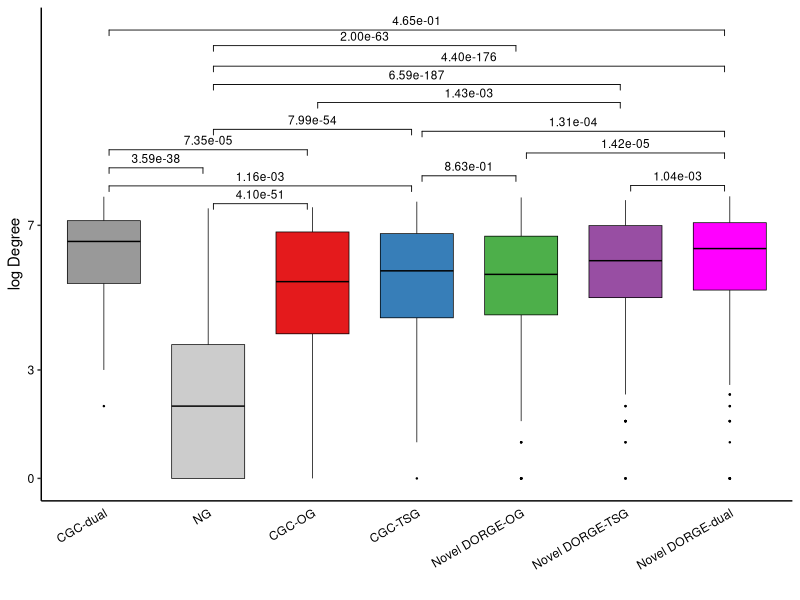
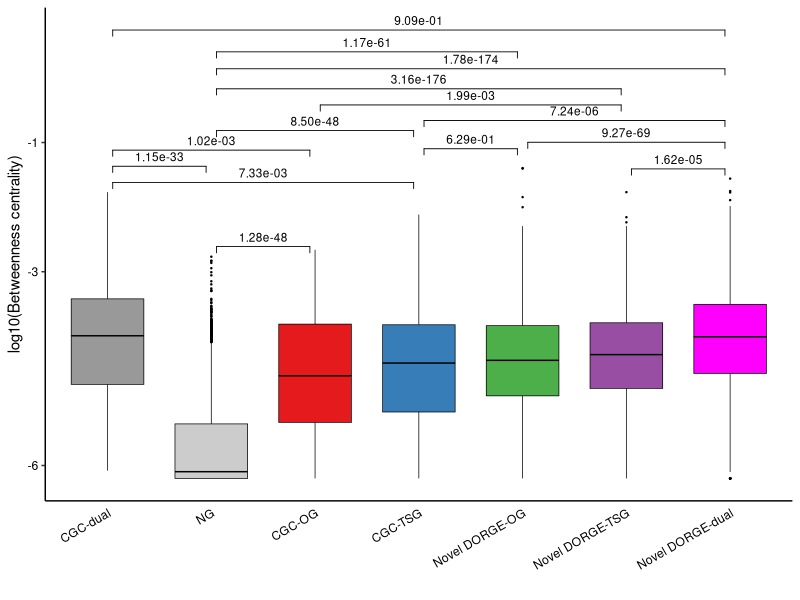
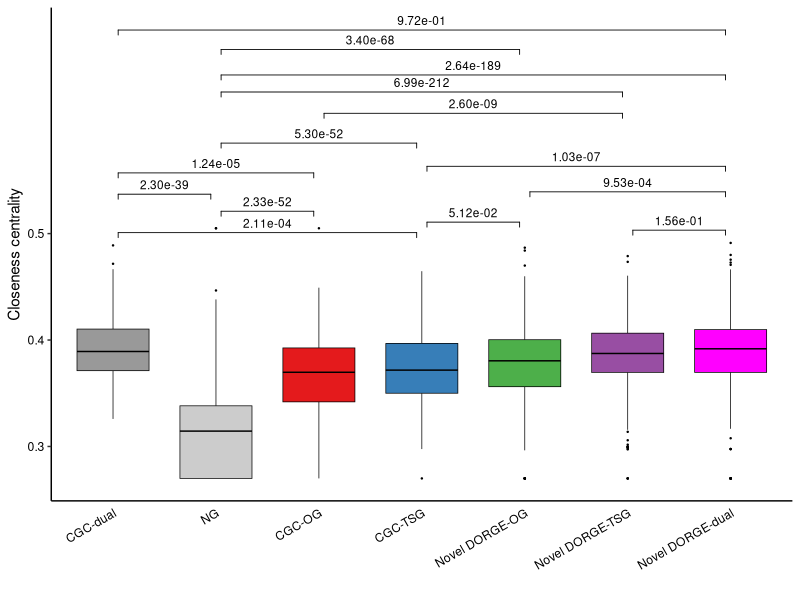

Generate these figures, in order, with R:
####################
##### Boxplots #####
####################

###### The boxplots for different gene categories to independently evaluate DORGE prediction.

###### Input: ../Gene_set_new.txt: Gene annotation file
###### Input: ../All_features.csv: Feature table compiled in this study
###### Input: ../DORGE_prediction.txt: DORGE prediction results
###### Input: data/BioGRID_network_node_metrics_processed.txt:  Network metrics calculated by Cytoscape (https://cytoscape.org/)

###### Output: Figure_S5A_BioGRID_log_degree.pdf: Evaluation of dual-function TSG/OGs by PPI network degree
###### Output: Figure_S5B_BioGRID_betweenness.pdf: Evaluation of dual-function TSG/OGs by PPI network betweenness centrality
###### Output: Figure_S5C_BioGRID_closeness.pdf: Evaluation of dual-function TSG/OGs by PPI network closeness centrality

options(warn=-1)

### Install missing packages

installed_pkgs <- installed.packages()

pkgs <-  c("plyr","ggsignif","ggpubr")

if (length(setdiff(pkgs, installed_pkgs)) > 0) {
    install.packages(pkgs = setdiff(pkgs, installed_pkgs))
}

suppressMessages(library("ggpubr"))
suppressMessages(library(ggsignif))

TSG_threshold<-0.62485 #loose FPR=0.01
OG_threshold<-0.7004394 #loose FPR=0.01

#TSG_threshold<-0.8290429 #strict FPR=0.005
#OG_threshold<-0.8679444 #strict FPR=0.005


######### Figure S6 ABC: Network metrics in PPI network #########

#setwd("/Users/jlyu/Box\ Sync/TSGOG_Project/SA_sub/github/DORGE_paper/Figure_codes/Figure_5");
anno <- read.table("../Gene_set_new.txt", header=T, sep="\t",fill=TRUE,quote = "")
colnames(anno)<-c("Gene","TSG_core","OG_core","NG","TSG_all","OG_all");
prediction <- read.table("../DORGE_prediction.txt", header=T, sep="\t",fill=TRUE,quote = "")
anno<-cbind(anno[,c(1,4,5,6)],prediction[,2:3])
all_feature <- read.table("data/BioGRID_network_node_metrics_processed.txt", header=T, sep="\t",fill=TRUE,quote = "")
all_feature<-all_feature[,c("Gene","Gene_betweenness_centrality","Gene_closeness_centrality","Gene_Degree")]
all_feature$Gene_betweenness_centrality <- as.numeric(all_feature$Gene_betweenness_centrality)
all_feature$Gene_betweenness_centrality <- log10(all_feature$Gene_betweenness_centrality+1e-8)
all_feature$Gene_closeness_centrality <- as.numeric(all_feature$Gene_closeness_centrality)
all_feature$Gene_Degree <- as.numeric(all_feature$Gene_Degree)
all_feature$Gene_Degree <- log2(all_feature$Gene_Degree+1)

colnames(all_feature)<-c("Gene","Log10_BioGRID_betweenness","BioGRID_clossness","Log_BioGRID_degree")
index_low<-which(all_feature$Log10_BioGRID_betweenness< -6)
all_feature$Log10_BioGRID_betweenness[index_low]<-(all_feature$Log10_BioGRID_betweenness[index_low]+6)/10-6

index_low<-which(all_feature$BioGRID_clossness<0.3)
all_feature$BioGRID_clossness[index_low]<-(all_feature$BioGRID_clossness[index_low]-0.3)/10+0.3
index_high<-which(all_feature$BioGRID_clossness>0.5)
all_feature$BioGRID_clossness[index_high]<-(all_feature$BioGRID_clossness[index_high]-0.5)/100+0.5

index_high<-which(all_feature$Log_BioGRID_degree>7)
all_feature$Log_BioGRID_degree[index_high]<-(all_feature$Log_BioGRID_degree[index_high]-7)/5+7

index<-rep("Other",nrow(anno))
index_NG<-which(anno$NG=="1")
index_pOG<-which(anno$OG_probability> OG_threshold & anno$TSG_probability<TSG_threshold & anno$OG_all!="1")
index_pTSG<-which(anno$TSG_probability>TSG_threshold & anno$OG_probability< OG_threshold & anno$TSG_all!="1")
index_pdual<-which((anno$OG_all=="1" & anno$TSG_all!="1" & anno$TSG_probability>TSG_threshold)|(anno$TSG_all=="1" & anno$OG_all!="1" & anno$OG_probability> OG_threshold)|(anno$TSG_all!="1" & anno$OG_all!="1" & anno$TSG_probability>TSG_threshold & anno$OG_probability> OG_threshold))
index_TSG<-which(anno$TSG_all=="1" & anno$OG_all!="1")
index_OG<-which(anno$OG_all=="1" & anno$TSG_all!="1")
index_dual<-which(anno$OG_all=="1" & anno$TSG_all=="1")

index[index_NG]<-"NG"
index[index_pOG]<-"Novel DORGE-OG"
index[index_pTSG]<-"Novel DORGE-TSG"
index[index_TSG]<-"CGC-TSG"
index[index_OG]<-"CGC-OG"
index[index_pdual]<-"Novel DORGE-dual"
index[index_dual]<-"CGC-dual"

dat2<-cbind(all_feature,index)
dat3<-dat2[dat2$index!="Other",]
dat3$index<-factor(dat3$index, levels=c("CGC-dual","NG","CGC-OG","CGC-TSG","Novel DORGE-OG","Novel DORGE-TSG","Novel DORGE-dual"))

pdf("Raw_figures/Figure_S5A_BioGRID_log_degree.pdf", family="ArialMT", width=2.85, height=5) #Degree
p<-ggboxplot(data = dat3,x = "index", y="Log_BioGRID_degree",color="black",fill="index", palette = rev(c("#FF00FF","#984EA3","#4DAF4A","#377EB8","#E41A1C","#CCCCCC","#999999")),outlier.size=0.2,width=0.7,lwd=0.25)+scale_y_continuous(breaks = c(0,3,7),labels = c("0","3","7"))+ labs(x = "", y = "log Degree") + theme_bw() + theme(axis.ticks.x=element_blank(),axis.text.y = element_text(hjust = 1, colour = "black"),axis.text.x = element_text(angle = 30, hjust = 1, colour = "black"), panel.border = element_blank(), panel.grid.major = element_blank(), panel.grid.minor = element_blank(),panel.background = element_blank(), axis.line = element_line(colour = "black"))+ guides(fill=FALSE)
p<-p+geom_signif(y_position=c(max(max(dat3[dat3$index=="CGC-dual","Log_BioGRID_degree"]),max(dat3[dat3$index=="NG","Log_BioGRID_degree"]))+0.8, max(max(dat3[dat3$index=="CGC-dual","Log_BioGRID_degree"]),max(dat3[dat3$index=="CGC-OG","Log_BioGRID_degree"]))+1.3),xmin=c(1.05,1.05), xmax=c(1.95,2.95),annotation=c(formatC(wilcox.test(dat3[dat3$index=="CGC-dual","Log_BioGRID_degree"],dat3[dat3$index=="NG","Log_BioGRID_degree"],alternative = "two.sided")$p.value, format = "e", digits = 2), formatC(wilcox.test(dat3[dat3$index=="CGC-dual","Log_BioGRID_degree"],dat3[dat3$index=="CGC-OG","Log_BioGRID_degree"],alternative = "two.sided")$p.value, format = "e", digits = 2)), tip_length=0.02,size=0.3,textsize =3)
p<-p+geom_signif(y_position=c(max(max(dat3[dat3$index=="CGC-dual","Log_BioGRID_degree"]),max(dat3[dat3$index=="CGC-TSG","Log_BioGRID_degree"]))+0.3, max(max(dat3[dat3$index=="CGC-OG","Log_BioGRID_degree"]),max(dat3[dat3$index=="NG","Log_BioGRID_degree"]))+0.1),xmin=c(1.05,2.05), xmax=c(3.95,2.95),annotation=c(formatC(wilcox.test(dat3[dat3$index=="CGC-dual","Log_BioGRID_degree"],dat3[dat3$index=="CGC-TSG","Log_BioGRID_degree"],alternative = "two.sided")$p.value, format = "e", digits = 2), formatC(wilcox.test(dat3[dat3$index=="CGC-OG","Log_BioGRID_degree"],dat3[dat3$index=="NG","Log_BioGRID_degree"],alternative = "two.sided")$p.value, format = "e", digits = 2)), tip_length=0.02,size=0.3,textsize =3)
p<-p+geom_signif(y_position=c(max(max(dat3[dat3$index=="Novel DORGE-dual","Log_BioGRID_degree"]),max(dat3[dat3$index=="Novel DORGE-OG","Log_BioGRID_degree"]))+1.2, max(max(dat3[dat3$index=="Novel DORGE-dual","Log_BioGRID_degree"]),max(dat3[dat3$index=="Novel DORGE-TSG","Log_BioGRID_degree"]))+0.3),xmin=c(5.05,6.05), xmax=c(6.95,6.95),annotation=c(formatC(wilcox.test(dat3[dat3$index=="Novel DORGE-dual","Log_BioGRID_degree"],dat3[dat3$index=="Novel DORGE-OG","Log_BioGRID_degree"],alternative = "two.sided")$p.value, format = "e", digits = 2), formatC(wilcox.test(dat3[dat3$index=="Novel DORGE-dual","Log_BioGRID_degree"],dat3[dat3$index=="Novel DORGE-TSG","Log_BioGRID_degree"],alternative = "two.sided")$p.value, format = "e", digits = 2)), tip_length=0.02,size=0.3,textsize =3)
p<-p+geom_signif(y_position=c(max(max(dat3[dat3$index=="Novel DORGE-OG","Log_BioGRID_degree"]),max(dat3[dat3$index=="CGC-TSG","Log_BioGRID_degree"]))+0.6, max(max(dat3[dat3$index=="CGC-TSG","Log_BioGRID_degree"]),max(dat3[dat3$index=="NG","Log_BioGRID_degree"]))+2.0),xmin=c(4.05,2.05), xmax=c(4.95,3.95),annotation=c(formatC(wilcox.test(dat3[dat3$index=="Novel DORGE-OG","Log_BioGRID_degree"],dat3[dat3$index=="CGC-TSG","Log_BioGRID_degree"],alternative = "two.sided")$p.value, format = "e", digits = 2), formatC(wilcox.test(dat3[dat3$index=="CGC-TSG","Log_BioGRID_degree"],dat3[dat3$index=="NG","Log_BioGRID_degree"],alternative = "two.sided")$p.value, format = "e", digits = 2)), tip_length=0.02,size=0.3,textsize =3)

p<-p+geom_signif(y_position=c(max(max(dat3[dat3$index=="Novel DORGE-TSG","Log_BioGRID_degree"]),max(dat3[dat3$index=="CGC-OG","Log_BioGRID_degree"]))+2.7, max(max(dat3[dat3$index=="Novel DORGE-TSG","Log_BioGRID_degree"]),max(dat3[dat3$index=="NG","Log_BioGRID_degree"]))+3.2),xmin=c(3.05,2.05), xmax=c(5.95,5.95),annotation=c(formatC(wilcox.test(dat3[dat3$index=="Novel DORGE-TSG","Log_BioGRID_degree"],dat3[dat3$index=="CGC-OG","Log_BioGRID_degree"],alternative = "two.sided")$p.value, format = "e", digits = 2), formatC(wilcox.test(dat3[dat3$index=="Novel DORGE-TSG","Log_BioGRID_degree"],dat3[dat3$index=="NG","Log_BioGRID_degree"],alternative = "two.sided")$p.value, format = "e", digits = 2)), tip_length=0.02,size=0.3,textsize =3)
p<-p+geom_signif(y_position=c(max(max(dat3[dat3$index=="Novel DORGE-OG","Log_BioGRID_degree"]),max(dat3[dat3$index=="NG","Log_BioGRID_degree"]))+4.2, max(max(dat3[dat3$index=="Novel DORGE-dual","Log_BioGRID_degree"]),max(dat3[dat3$index=="NG","Log_BioGRID_degree"]))+3.6),xmin=c(2.05,2.05), xmax=c(4.95,6.95),annotation=c(formatC(wilcox.test(dat3[dat3$index=="Novel DORGE-OG","Log_BioGRID_degree"],dat3[dat3$index=="NG","Log_BioGRID_degree"],alternative = "two.sided")$p.value, format = "e", digits = 2), formatC(wilcox.test(dat3[dat3$index=="Novel DORGE-dual","Log_BioGRID_degree"],dat3[dat3$index=="NG","Log_BioGRID_degree"],alternative = "two.sided")$p.value, format = "e", digits = 2)), tip_length=0.02,size=0.3,textsize =3)
p<-p+geom_signif(y_position=c(max(max(dat3[dat3$index=="Novel DORGE-dual","Log_BioGRID_degree"]),max(dat3[dat3$index=="CGC-dual","Log_BioGRID_degree"]))+4.6, max(max(dat3[dat3$index=="Novel DORGE-dual","Log_BioGRID_degree"]),max(dat3[dat3$index=="CGC-TSG","Log_BioGRID_degree"]))+1.8),xmin=c(1.05,4.05), xmax=c(6.95,6.95),annotation=c(formatC(wilcox.test(dat3[dat3$index=="Novel DORGE-dual","Log_BioGRID_degree"],dat3[dat3$index=="CGC-dual","Log_BioGRID_degree"],alternative = "two.sided")$p.value, format = "e", digits = 2), formatC(wilcox.test(dat3[dat3$index=="Novel DORGE-dual","Log_BioGRID_degree"],dat3[dat3$index=="CGC-TSG","Log_BioGRID_degree"],alternative = "two.sided")$p.value, format = "e", digits = 2)), tip_length=0.02,size=0.3,textsize =3)
p
garbage <- dev.off()

# Column: 1 CGCdual  2 NG  3 CGCOG  4 CGCTSG  5 Novel DORGEOG  6 Novel DORGETSG  7 Novel DORGEdual
#CGC-dual NG; CGC-dual CGC-OG
#CGC-dual CGC-TSG; CGC-OG NG
#Novel DORGE-dual Novel DORGE-OG; Novel DORGE-dual Novel DORGE-TSG
#Novel DORGE-OG CGC-TSG; CGC-TSG NG
#Novel DORGE-TSG CGC-OG; Novel DORGE-TSG NG
#Novel DORGE-OG NG; Novel DORGE-dual NG
#Novel DORGE-dual CGC-dual; Novel DORGE-dual CGC-TSG

pdf("Raw_figures/Figure_S5B_BioGRID_betweenness.pdf", family="ArialMT", width=2.85, height=5) #Betweenness Centrality
p<-ggboxplot(data = dat3,x = "index", y="Log10_BioGRID_betweenness",color="black",fill="index", palette = rev(c("#FF00FF","#984EA3","#4DAF4A","#377EB8","#E41A1C","#CCCCCC","#999999")),outlier.size=0.2,width=0.7,lwd=0.25)+scale_y_continuous(breaks = c(-6,-3,-1),labels = c("-6","-3","-1"))+ labs(x = "", y = "log10(Betweenness centrality)") + theme_bw() + theme(axis.ticks.x=element_blank(),axis.text.y = element_text(hjust = 1, colour = "black"),axis.text.x = element_text(angle = 30, hjust = 1, colour = "black"), panel.border = element_blank(), panel.grid.major = element_blank(), panel.grid.minor = element_blank(),panel.background = element_blank(), axis.line = element_line(colour = "black"))+ guides(fill=FALSE)
p<-p+geom_signif(y_position=c(max(max(dat3[dat3$index=="CGC-dual","Log10_BioGRID_betweenness"]),max(dat3[dat3$index=="NG","Log10_BioGRID_betweenness"]))+0.8/2, max(max(dat3[dat3$index=="CGC-dual","Log10_BioGRID_betweenness"]),max(dat3[dat3$index=="CGC-OG","Log10_BioGRID_betweenness"]))+1.3/2),xmin=c(1.05,1.05), xmax=c(1.95,2.95),annotation=c(formatC(wilcox.test(dat3[dat3$index=="CGC-dual","Log10_BioGRID_betweenness"],dat3[dat3$index=="NG","Log10_BioGRID_betweenness"],alternative = "two.sided")$p.value, format = "e", digits = 2), formatC(wilcox.test(dat3[dat3$index=="CGC-dual","Log10_BioGRID_betweenness"],dat3[dat3$index=="CGC-OG","Log10_BioGRID_betweenness"],alternative = "two.sided")$p.value, format = "e", digits = 2)), tip_length=0.02,size=0.3,textsize =3)
p<-p+geom_signif(y_position=c(max(max(dat3[dat3$index=="CGC-dual","Log10_BioGRID_betweenness"]),max(dat3[dat3$index=="CGC-TSG","Log10_BioGRID_betweenness"]))+0.3/2, max(max(dat3[dat3$index=="CGC-OG","Log10_BioGRID_betweenness"]),max(dat3[dat3$index=="NG","Log10_BioGRID_betweenness"]))+0.1/2),xmin=c(1.05,2.05), xmax=c(3.95,2.95),annotation=c(formatC(wilcox.test(dat3[dat3$index=="CGC-dual","Log10_BioGRID_betweenness"],dat3[dat3$index=="CGC-TSG","Log10_BioGRID_betweenness"],alternative = "two.sided")$p.value, format = "e", digits = 2), formatC(wilcox.test(dat3[dat3$index=="CGC-OG","Log10_BioGRID_betweenness"],dat3[dat3$index=="NG","Log10_BioGRID_betweenness"],alternative = "two.sided")$p.value, format = "e", digits = 2)), tip_length=0.02,size=0.3,textsize =3)
p<-p+geom_signif(y_position=c(max(max(dat3[dat3$index=="Novel DORGE-dual","Log10_BioGRID_betweenness"]),max(dat3[dat3$index=="Novel DORGE-OG","Log10_BioGRID_betweenness"]))+0.8/2, max(max(dat3[dat3$index=="Novel DORGE-dual","Log10_BioGRID_betweenness"]),max(dat3[dat3$index=="Novel DORGE-TSG","Log10_BioGRID_betweenness"]))+0.3/2),xmin=c(5.05,6.05), xmax=c(6.95,6.95),annotation=c(formatC(wilcox.test(dat3[dat3$index=="Novel DORGE-dual","Log10_BioGRID_betweenness"],dat3[dat3$index=="Novel DORGE-OG","BioGRID_betweenness"],alternative = "two.sided")$p.value, format = "e", digits = 2), formatC(wilcox.test(dat3[dat3$index=="Novel DORGE-dual","Log10_BioGRID_betweenness"],dat3[dat3$index=="Novel DORGE-TSG","Log10_BioGRID_betweenness"],alternative = "two.sided")$p.value, format = "e", digits = 2)), tip_length=0.02,size=0.3,textsize =3)
p<-p+geom_signif(y_position=c(max(max(dat3[dat3$index=="Novel DORGE-OG","Log10_BioGRID_betweenness"]),max(dat3[dat3$index=="CGC-TSG","Log10_BioGRID_betweenness"]))+0.6/2, max(max(dat3[dat3$index=="CGC-TSG","Log10_BioGRID_betweenness"]),max(dat3[dat3$index=="NG","Log10_BioGRID_betweenness"]))+2.6/2),xmin=c(4.05,2.05), xmax=c(4.95,3.95),annotation=c(formatC(wilcox.test(dat3[dat3$index=="Novel DORGE-OG","Log10_BioGRID_betweenness"],dat3[dat3$index=="CGC-TSG","Log10_BioGRID_betweenness"],alternative = "two.sided")$p.value, format = "e", digits = 2), formatC(wilcox.test(dat3[dat3$index=="CGC-TSG","Log10_BioGRID_betweenness"],dat3[dat3$index=="NG","Log10_BioGRID_betweenness"],alternative = "two.sided")$p.value, format = "e", digits = 2)), tip_length=0.02,size=0.3,textsize =3)

p<-p+geom_signif(y_position=c(max(max(dat3[dat3$index=="Novel DORGE-TSG","Log10_BioGRID_betweenness"]),max(dat3[dat3$index=="CGC-OG","Log10_BioGRID_betweenness"]))+2.7/2, max(max(dat3[dat3$index=="Novel DORGE-TSG","Log10_BioGRID_betweenness"]),max(dat3[dat3$index=="NG","Log10_BioGRID_betweenness"]))+3.2/2),xmin=c(3.05,2.05), xmax=c(5.95,5.95),annotation=c(formatC(wilcox.test(dat3[dat3$index=="Novel DORGE-TSG","Log10_BioGRID_betweenness"],dat3[dat3$index=="CGC-OG","Log10_BioGRID_betweenness"],alternative = "two.sided")$p.value, format = "e", digits = 2), formatC(wilcox.test(dat3[dat3$index=="Novel DORGE-TSG","Log10_BioGRID_betweenness"],dat3[dat3$index=="NG","Log10_BioGRID_betweenness"],alternative = "two.sided")$p.value, format = "e", digits = 2)), tip_length=0.02,size=0.3,textsize =3)
p<-p+geom_signif(y_position=c(max(max(dat3[dat3$index=="Novel DORGE-OG","Log10_BioGRID_betweenness"]),max(dat3[dat3$index=="NG","Log10_BioGRID_betweenness"]))+3.6/2, max(max(dat3[dat3$index=="Novel DORGE-dual","Log10_BioGRID_betweenness"]),max(dat3[dat3$index=="NG","Log10_BioGRID_betweenness"]))+3.4/2),xmin=c(2.05,2.05), xmax=c(4.95,6.95),annotation=c(formatC(wilcox.test(dat3[dat3$index=="Novel DORGE-OG","Log10_BioGRID_betweenness"],dat3[dat3$index=="NG","Log10_BioGRID_betweenness"],alternative = "two.sided")$p.value, format = "e", digits = 2), formatC(wilcox.test(dat3[dat3$index=="Novel DORGE-dual","Log10_BioGRID_betweenness"],dat3[dat3$index=="NG","Log10_BioGRID_betweenness"],alternative = "two.sided")$p.value, format = "e", digits = 2)), tip_length=0.02,size=0.3,textsize =3)
p<-p+geom_signif(y_position=c(max(max(dat3[dat3$index=="Novel DORGE-dual","Log10_BioGRID_betweenness"]),max(dat3[dat3$index=="CGC-dual","Log10_BioGRID_betweenness"]))+4.6/2, max(max(dat3[dat3$index=="Novel DORGE-dual","Log10_BioGRID_betweenness"]),max(dat3[dat3$index=="CGC-TSG","Log10_BioGRID_betweenness"]))+1.8/2),xmin=c(1.05,4.05), xmax=c(6.95,6.95),annotation=c(formatC(wilcox.test(dat3[dat3$index=="Novel DORGE-dual","Log10_BioGRID_betweenness"],dat3[dat3$index=="CGC-dual","Log10_BioGRID_betweenness"],alternative = "two.sided")$p.value, format = "e", digits = 2), formatC(wilcox.test(dat3[dat3$index=="Novel DORGE-dual","Log10_BioGRID_betweenness"],dat3[dat3$index=="CGC-TSG","Log10_BioGRID_betweenness"],alternative = "two.sided")$p.value, format = "e", digits = 2)), tip_length=0.02,size=0.3,textsize =3)
p
garbage <- dev.off()

pdf("Raw_figures/Figure_S5C_BioGRID_closeness.pdf", family="ArialMT", width=2.85, height=5) #Closeness Centrality
p<-ggboxplot(data = dat3,x = "index", y="BioGRID_clossness",color="black",fill="index", palette = rev(c("#FF00FF","#984EA3","#4DAF4A","#377EB8","#E41A1C","#CCCCCC","#999999")),outlier.size=0.2,width=0.7,lwd=0.25)+scale_y_continuous(breaks = c(0.3,0.4,0.5),labels = c("0.3","0.4","0.5"))+ labs(x = "", y = "Closeness centrality") + theme_bw() + theme(axis.ticks.x=element_blank(),axis.text.y = element_text(hjust = 1, colour = "black"),axis.text.x = element_text(angle = 30, hjust = 1, colour = "black"), panel.border = element_blank(), panel.grid.major = element_blank(), panel.grid.minor = element_blank(),panel.background = element_blank(), axis.line = element_line(colour = "black"))+ guides(fill=FALSE)
p<-p+geom_signif(y_position=c(max(max(dat3[dat3$index=="CGC-dual","BioGRID_clossness"]),max(dat3[dat3$index=="NG","BioGRID_clossness"]))+0.8/25, max(max(dat3[dat3$index=="CGC-dual","BioGRID_clossness"]),max(dat3[dat3$index=="CGC-OG","BioGRID_clossness"]))+1.3/25),xmin=c(1.05,1.05), xmax=c(1.95,2.95),annotation=c(formatC(wilcox.test(dat3[dat3$index=="CGC-dual","BioGRID_clossness"],dat3[dat3$index=="NG","BioGRID_clossness"],alternative = "two.sided")$p.value, format = "e", digits = 2), formatC(wilcox.test(dat3[dat3$index=="CGC-dual","BioGRID_clossness"],dat3[dat3$index=="CGC-OG","BioGRID_clossness"],alternative = "two.sided")$p.value, format = "e", digits = 2)), tip_length=0.02,size=0.3,textsize =3)
p<-p+geom_signif(y_position=c(max(max(dat3[dat3$index=="CGC-dual","BioGRID_clossness"]),max(dat3[dat3$index=="CGC-TSG","BioGRID_clossness"]))+0.3/25, max(max(dat3[dat3$index=="CGC-OG","BioGRID_clossness"]),max(dat3[dat3$index=="NG","BioGRID_clossness"]))+0.4/25),xmin=c(1.05,2.05), xmax=c(3.95,2.95),annotation=c(formatC(wilcox.test(dat3[dat3$index=="CGC-dual","BioGRID_clossness"],dat3[dat3$index=="CGC-TSG","BioGRID_clossness"],alternative = "two.sided")$p.value, format = "e", digits = 2), formatC(wilcox.test(dat3[dat3$index=="CGC-OG","BioGRID_clossness"],dat3[dat3$index=="NG","BioGRID_clossness"],alternative = "two.sided")$p.value, format = "e", digits = 2)), tip_length=0.02,size=0.3,textsize =3)
p<-p+geom_signif(y_position=c(max(max(dat3[dat3$index=="Novel DORGE-dual","BioGRID_clossness"]),max(dat3[dat3$index=="Novel DORGE-OG","BioGRID_clossness"]))+1.2/25, max(max(dat3[dat3$index=="Novel DORGE-dual","BioGRID_clossness"]),max(dat3[dat3$index=="Novel DORGE-TSG","BioGRID_clossness"]))+0.3/25),xmin=c(5.05,6.05), xmax=c(6.95,6.95),annotation=c(formatC(wilcox.test(dat3[dat3$index=="Novel DORGE-dual","BioGRID_clossness"],dat3[dat3$index=="Novel DORGE-OG","BioGRID_clossness"],alternative = "two.sided")$p.value, format = "e", digits = 2), formatC(wilcox.test(dat3[dat3$index=="Novel DORGE-dual","BioGRID_clossness"],dat3[dat3$index=="Novel DORGE-TSG","BioGRID_clossness"],alternative = "two.sided")$p.value, format = "e", digits = 2)), tip_length=0.02,size=0.3,textsize =3)
p<-p+geom_signif(y_position=c(max(max(dat3[dat3$index=="Novel DORGE-OG","BioGRID_clossness"]),max(dat3[dat3$index=="CGC-TSG","BioGRID_clossness"]))+0.6/25, max(max(dat3[dat3$index=="CGC-TSG","BioGRID_clossness"]),max(dat3[dat3$index=="NG","BioGRID_clossness"]))+2.0/25),xmin=c(4.05,2.05), xmax=c(4.95,3.95),annotation=c(formatC(wilcox.test(dat3[dat3$index=="Novel DORGE-OG","BioGRID_clossness"],dat3[dat3$index=="CGC-TSG","BioGRID_clossness"],alternative = "two.sided")$p.value, format = "e", digits = 2), formatC(wilcox.test(dat3[dat3$index=="CGC-TSG","BioGRID_clossness"],dat3[dat3$index=="NG","BioGRID_clossness"],alternative = "two.sided")$p.value, format = "e", digits = 2)), tip_length=0.02,size=0.3,textsize =3)

p<-p+geom_signif(y_position=c(max(max(dat3[dat3$index=="Novel DORGE-TSG","BioGRID_clossness"]),max(dat3[dat3$index=="CGC-OG","BioGRID_clossness"]))+2.7/25, max(max(dat3[dat3$index=="Novel DORGE-TSG","BioGRID_clossness"]),max(dat3[dat3$index=="NG","BioGRID_clossness"]))+3.2/25),xmin=c(3.05,2.05), xmax=c(5.95,5.95),annotation=c(formatC(wilcox.test(dat3[dat3$index=="Novel DORGE-TSG","BioGRID_clossness"],dat3[dat3$index=="CGC-OG","BioGRID_clossness"],alternative = "two.sided")$p.value, format = "e", digits = 2), formatC(wilcox.test(dat3[dat3$index=="Novel DORGE-TSG","BioGRID_clossness"],dat3[dat3$index=="NG","BioGRID_clossness"],alternative = "two.sided")$p.value, format = "e", digits = 2)), tip_length=0.02,size=0.3,textsize =3)
p<-p+geom_signif(y_position=c(max(max(dat3[dat3$index=="Novel DORGE-OG","BioGRID_clossness"]),max(dat3[dat3$index=="NG","BioGRID_clossness"]))+4.2/25, max(max(dat3[dat3$index=="Novel DORGE-dual","BioGRID_clossness"]),max(dat3[dat3$index=="NG","BioGRID_clossness"]))+3.6/25),xmin=c(2.05,2.05), xmax=c(4.95,6.95),annotation=c(formatC(wilcox.test(dat3[dat3$index=="Novel DORGE-OG","BioGRID_clossness"],dat3[dat3$index=="NG","BioGRID_clossness"],alternative = "two.sided")$p.value, format = "e", digits = 2), formatC(wilcox.test(dat3[dat3$index=="Novel DORGE-dual","BioGRID_clossness"],dat3[dat3$index=="NG","BioGRID_clossness"],alternative = "two.sided")$p.value, format = "e", digits = 2)), tip_length=0.02,size=0.3,textsize =3)
p<-p+geom_signif(y_position=c(max(max(dat3[dat3$index=="Novel DORGE-dual","BioGRID_clossness"]),max(dat3[dat3$index=="CGC-dual","BioGRID_clossness"]))+5.0/25, max(max(dat3[dat3$index=="Novel DORGE-dual","BioGRID_clossness"]),max(dat3[dat3$index=="CGC-TSG","BioGRID_clossness"]))+1.8/25),xmin=c(1.05,4.05), xmax=c(6.95,6.95),annotation=c(formatC(wilcox.test(dat3[dat3$index=="Novel DORGE-dual","BioGRID_clossness"],dat3[dat3$index=="CGC-dual","BioGRID_clossness"],alternative = "two.sided")$p.value, format = "e", digits = 2), formatC(wilcox.test(dat3[dat3$index=="Novel DORGE-dual","BioGRID_clossness"],dat3[dat3$index=="CGC-TSG","BioGRID_clossness"],alternative = "two.sided")$p.value, format = "e", digits = 2)), tip_length=0.02,size=0.3,textsize =3)
p
garbage <- dev.off()